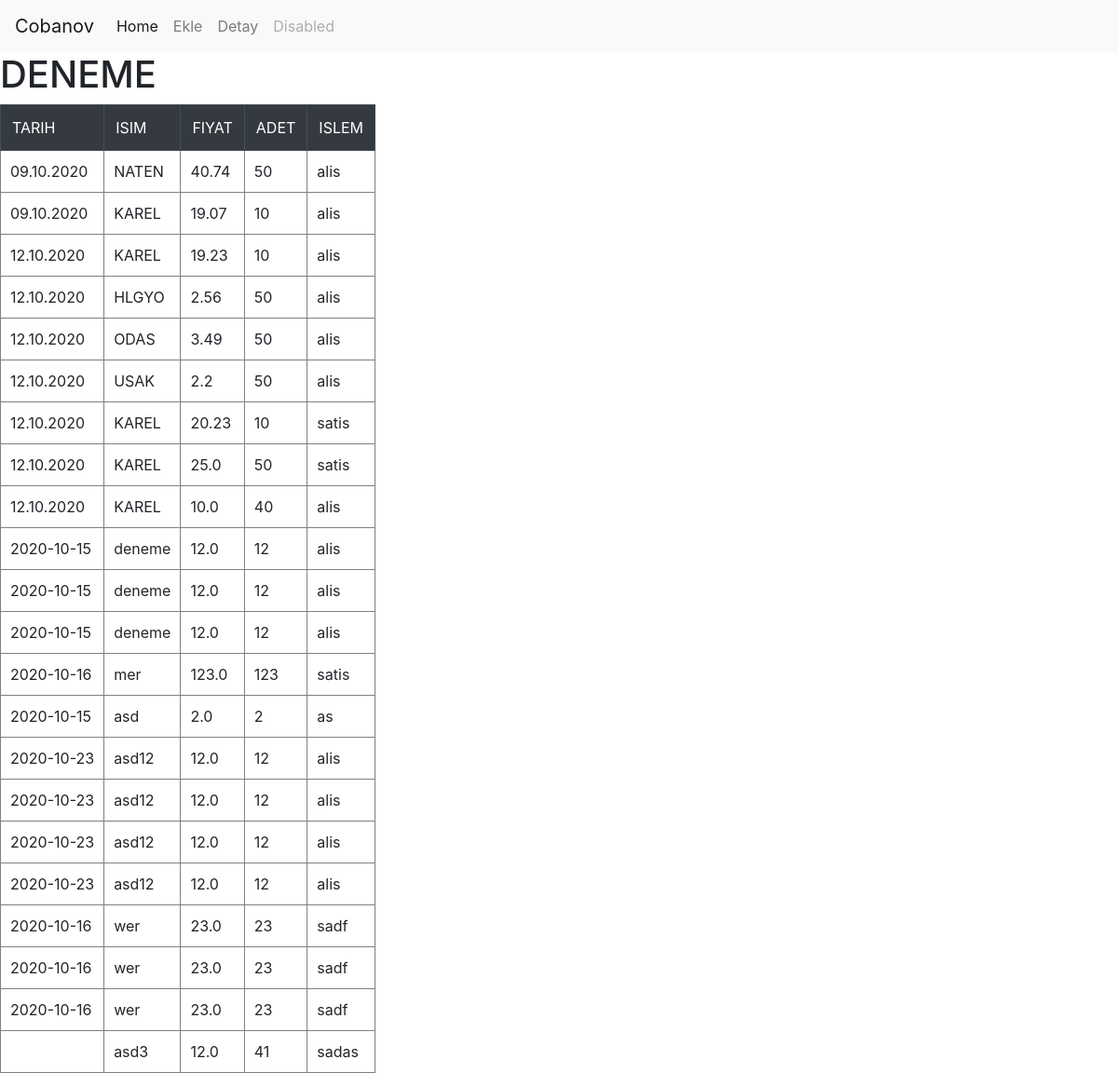
The page / on the database its author committed.
### tables this page shows
CREATE TABLE BORSA 
                        (ISIM TEXT NOT NULL,
                        FIYAT REAL NOT NULL,
                        ADET INT NOT NULL,
                        ISLEM CHAR(10),
                        TARIH CHAR(10));

### app.py (the view)
@app.route('/')
def table():
    with sqlite3.connect(DATABASE) as conn:
        cur = conn.cursor()
        cur.execute("select * from BORSA")
        rows = cur.fetchall()
    return render_template("main.html", rows=rows)

### templates/main.html (shortened to what this page needs)
{% extends "header.html" %}
{% block content %}
   <body>
      <table border=1>
         <thead class="table table-bordered table-dark">
            <td>TARIH</td>
            <td>ISIM</td>
            <td>FIYAT</td>
            <td>ADET</td>
            <td>ISLEM</td>
         </thead>
         {% for row in rows %}
            <tr>
               <td>{{row[4]}}</td>
               <td>{{row[0]}}</td>
               <td>{{row[1]}}</td>
               <td>{{row[2]}}</td>
               <td>{{row[3]}}</td>
            </tr>
         {% endfor %}
      </table>
   </body>
{% endblock %}

### templates/header.html (shortened to what this page needs)
<!DOCTYPE html>
<html>
<head>
    <link rel="stylesheet" href="{{ url_for('static', filename='css/main.css') }}">
    <link rel="stylesheet" href="https://stackpath.bootstrapcdn.com/bootstrap/4.3.1/css/bootstrap.min.css">
    <nav class="navbar navbar-expand-lg navbar-light bg-light">
        <a class="navbar-brand" href="#">Cobanov</a>
        <div class="collapse navbar-collapse" id="navbarNav">
          <ul class="navbar-nav">
            <li class="nav-item active">
              <a class="nav-link" href="/">Home <span class="sr-only">(current)</span></a>
            </li>
            <li class="nav-item">
              <a class="nav-link" href="/add">Ekle</a>
            </li>
            <li class="nav-item">
              <a class="nav-link" href="#">Detay</a>
            </li>
            <li class="nav-item">
              <a class="nav-link disabled" href="#" tabindex="-1" aria-disabled="true">Disabled</a>
            </li>
          </ul>
        </div>
      </nav>
</head>
<h1>DENEME</h1>
    {% block content %}
    {% endblock %}
</html>

### templates/main.html (style rules this page uses)
td { padding:10px; }
table { align:center; }

### rows shown on the page
BORSA: TARIH "09.10.2020", ISIM "NATEN", FIYAT "40.74", ADET "50", ISLEM "alis"
BORSA: TARIH "09.10.2020", ISIM "KAREL", FIYAT "19.07", ADET "10", ISLEM "alis"
BORSA: TARIH "12.10.2020", ISIM "KAREL", FIYAT "19.23", ADET "10", ISLEM "alis"
BORSA: TARIH "12.10.2020", ISIM "HLGYO", FIYAT "2.56", ADET "50", ISLEM "alis"
BORSA: TARIH "12.10.2020", ISIM "ODAS", FIYAT "3.49", ADET "50", ISLEM "alis"
BORSA: TARIH "12.10.2020", ISIM "USAK", FIYAT "2.2", ADET "50", ISLEM "alis"
BORSA: TARIH "12.10.2020", ISIM "KAREL", FIYAT "20.23", ADET "10", ISLEM "satis"
BORSA: TARIH "12.10.2020", ISIM "KAREL", FIYAT "25.0", ADET "50", ISLEM "satis"
BORSA: TARIH "12.10.2020", ISIM "KAREL", FIYAT "10.0", ADET "40", ISLEM "alis"
BORSA: TARIH "2020-10-15", ISIM "deneme", FIYAT "12.0", ADET "12", ISLEM "alis"
BORSA: TARIH "2020-10-15", ISIM "deneme", FIYAT "12.0", ADET "12", ISLEM "alis"
BORSA: TARIH "2020-10-15", ISIM "deneme", FIYAT "12.0", ADET "12", ISLEM "alis"
BORSA: TARIH "2020-10-16", ISIM "mer", FIYAT "123.0", ADET "123", ISLEM "satis"
BORSA: TARIH "2020-10-15", ISIM "asd", FIYAT "2.0", ADET "2", ISLEM "as"
BORSA: TARIH "2020-10-23", ISIM "asd12", FIYAT "12.0", ADET "12", ISLEM "alis"
BORSA: TARIH "2020-10-23", ISIM "asd12", FIYAT "12.0", ADET "12", ISLEM "alis"
BORSA: TARIH "2020-10-23", ISIM "asd12", FIYAT "12.0", ADET "12", ISLEM "alis"
BORSA: TARIH "2020-10-23", ISIM "asd12", FIYAT "12.0", ADET "12", ISLEM "alis"
BORSA: TARIH "2020-10-16", ISIM "wer", FIYAT "23.0", ADET "23", ISLEM "sadf"
BORSA: TARIH "2020-10-16", ISIM "wer", FIYAT "23.0", ADET "23", ISLEM "sadf"
BORSA: TARIH "2020-10-16", ISIM "wer", FIYAT "23.0", ADET "23", ISLEM "sadf"
BORSA: ISIM "asd3", FIYAT "12.0", ADET "41", ISLEM "sadas"
